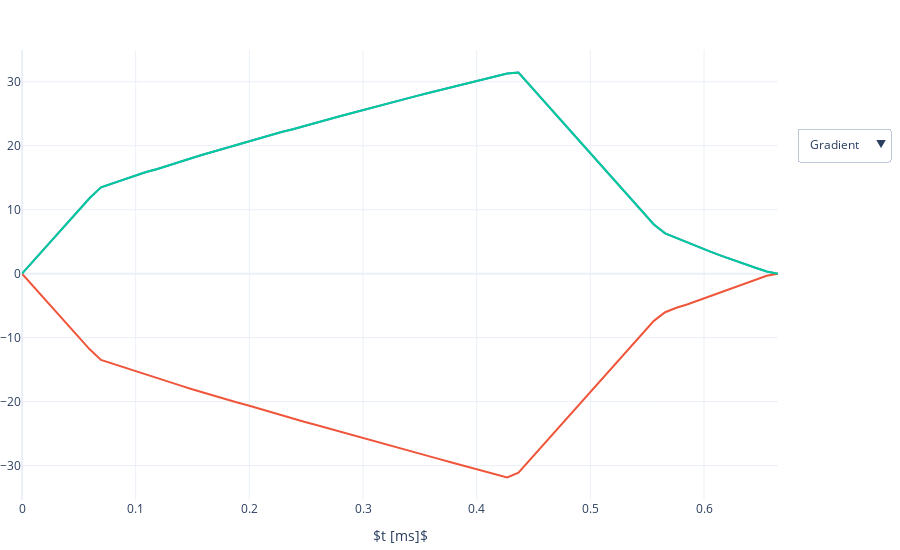

Here is the notebook cell this chart was saved with:
### Code cell
params = {}
params['mode'] = 'free'
params['gmax']  = 0.08
params['smax']  = 200.0
params['moment_params']  = [[0, 0, 0, -1, -1, 11.74, 1.0e-3]]
params['moment_params'].append([1, 0, 0, -1, -1, -11.74, 1.0e-3])
params['moment_params'].append([2, 0, 0, -1, -1, 11.74, 1.0e-3])
params['TE']  = 0.675
params['dt']  = 10e-6
params['Naxis'] = 3
params['pns_thresh'] = 1.0

G, dd = gropt.gropt(params, verbose=1)

plot_waveform_interactive(G, params, plot_slew=False)
